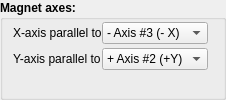
    <widget class="QGroupBox" name="magnetaxes_gb">
     <property name="sizePolicy">
      <sizepolicy hsizetype="Preferred" vsizetype="Preferred">
       <horstretch>0</horstretch>
       <verstretch>0</verstretch>
      </sizepolicy>
     </property>
     <property name="font">
      <font>
       <weight>75</weight>
       <bold>true</bold>
      </font>
     </property>
     <property name="title">
      <string>Magnet axes:</string>
     </property>
     <layout class="QFormLayout" name="formLayout_13">
      <property name="fieldGrowthPolicy">
       <enum>QFormLayout::AllNonFixedFieldsGrow</enum>
      </property>
      <property name="horizontalSpacing">
       <number>0</number>
      </property>
      <property name="verticalSpacing">
       <number>4</number>
      </property>
      <property name="leftMargin">
       <number>10</number>
      </property>
      <property name="topMargin">
       <number>2</number>
      </property>
      <property name="rightMargin">
       <number>15</number>
      </property>
      <property name="bottomMargin">
       <number>2</number>
      </property>
      <item row="0" column="1">
       <widget class="QComboBox" name="magnet_x_axis_cmb">
        <property name="font">
         <font>
          <weight>50</weight>
          <bold>false</bold>
         </font>
        </property>
        <property name="currentIndex">
         <number>1</number>
        </property>
        <item>
         <property name="text">
          <string>+ Axis #3 (+X)</string>
         </property>
        </item>
        <item>
         <property name="text">
          <string>- Axis #3 (- X)</string>
         </property>
        </item>
        <item>
         <property name="text">
          <string>+ Axis #2 (+Y)</string>
         </property>
        </item>
        <item>
         <property name="text">
          <string>- Axis #2 (- Y)</string>
         </property>
        </item>
        <item>
         <property name="text">
          <string>+ Axis #1 (+Z)</string>
         </property>
        </item>
        <item>
         <property name="text">
          <string>- Axis #1 (- Z)</string>
         </property>
        </item>
       </widget>
      </item>
      <item row="1" column="0">
       <widget class="QLabel" name="label_16">
        <property name="font">
         <font>
          <weight>50</weight>
          <bold>false</bold>
         </font>
        </property>
        <property name="text">
         <string>Y-axis parallel to</string>
        </property>
       </widget>
      </item>
      <item row="1" column="1">
       <widget class="QComboBox" name="magnet_y_axis_cmb">
        <property name="font">
         <font>
          <weight>50</weight>
          <bold>false</bold>
         </font>
        </property>
        <property name="currentIndex">
         <number>2</number>
        </property>
        <item>
         <property name="text">
          <string>+ Axis #3 (+X)</string>
         </property>
        </item>
        <item>
         <property name="text">
          <string>-  Axis #3 (- X)</string>
         </property>
        </item>
        <item>
         <property name="text">
          <string>+ Axis #2 (+Y)</string>
         </property>
        </item>
        <item>
         <property name="text">
          <string>-  Axis #2 (- Y)</string>
         </property>
        </item>
        <item>
         <property name="text">
          <string>+ Axis #1 (+Z) </string>
         </property>
        </item>
        <item>
         <property name="text">
          <string>-  Axis #1 (- Z)</string>
         </property>
        </item>
       </widget>
      </item>
      <item row="0" column="0">
       <widget class="QLabel" name="label_15">
        <property name="font">
         <font>
          <weight>50</weight>
          <bold>false</bold>
         </font>
        </property>
        <property name="text">
         <string>X-axis parallel to</string>
        </property>
       </widget>
      </item>
     </layout>
    </widget>
